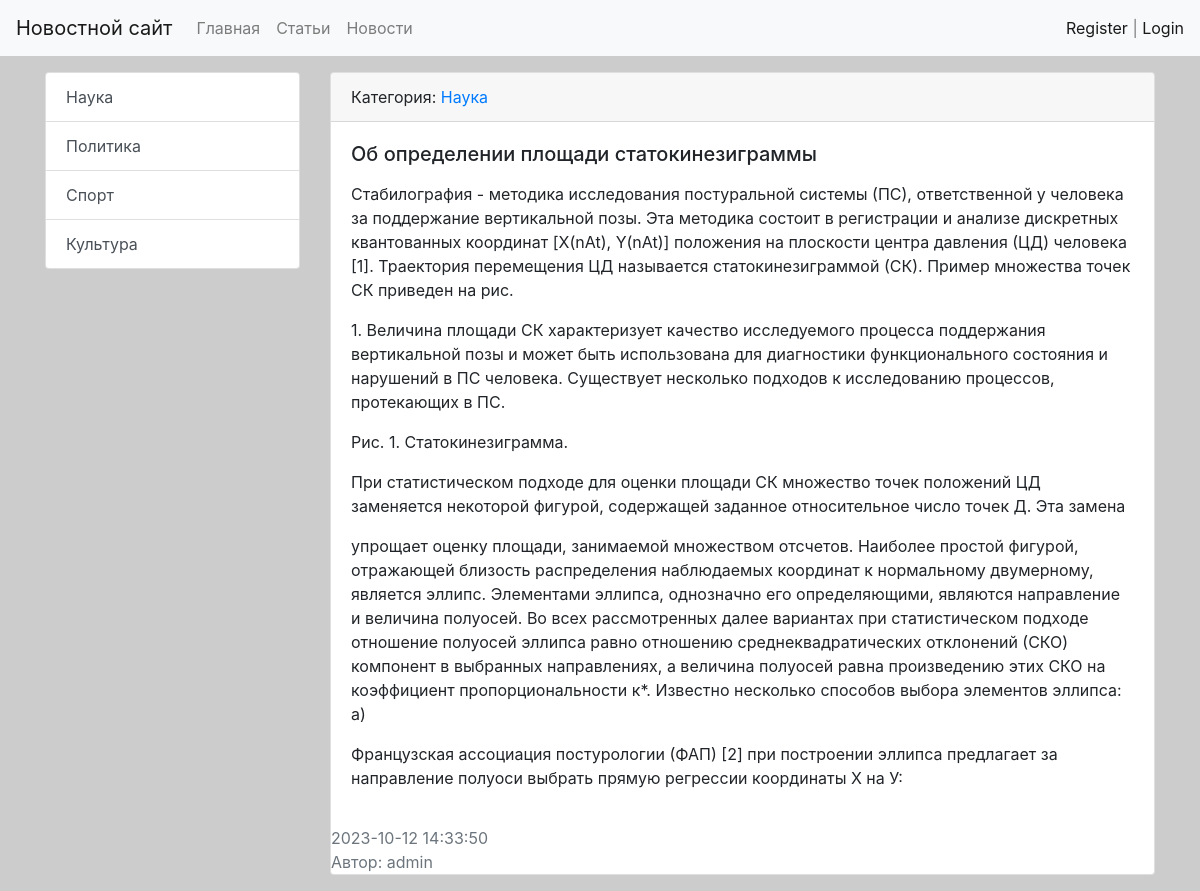
/news/23/, run on the app's committed database.
### news/models.py (models this page shows, shortened)
class Category(models.Model):
    name = models.CharField(max_length=64, unique=True)
    def get_absolute_url(self):
        return reverse('category', kwargs={'category_id': self.pk})
    def __str__(self):
        return self.name.title()

class Post(models.Model):
    NEWS = 'NW'
    ARTICLE = 'AR'
    CATEGORY_CHOICES = [
        (NEWS, 'Новость'),
        (ARTICLE, 'Статья'),
    ]
    author = models.ForeignKey(Author, on_delete=models.CASCADE)
    title = models.CharField(max_length=128)
    type_category = models.CharField(max_length=2, choices=CATEGORY_CHOICES, default=ARTICLE)
    content = models.TextField()
    category = models.ForeignKey(Category, on_delete=models.CASCADE)
    publish = models.DateTimeField(default=timezone.now)
    created = models.DateTimeField(auto_now_add=True)
    updated = models.DateTimeField(auto_now=True)
    rating = models.SmallIntegerField(default=0)
    class Meta:
        ordering = ['-publish']
        indexes = [
            models.Index(fields=['publish'])
        ]

class Author(models.Model):
    author_user = models.OneToOneField(User, on_delete=models.CASCADE)
    author_rating = models.SmallIntegerField(default=0)
    def __str__(self):
        return self.author_user.username

### news/views.py (the view)
# urls.py: path('news/<int:news_id>/', views.PostDetailView.as_view(), name='view_news'),
class PostDetailView(DetailView):
    model = Post
    template_name = 'news/view_news.html'
    context_object_name = 'post'
    pk_url_kwarg = 'news_id'

### news/templatetags/news_tags.py (called while the page is built)
@register.inclusion_tag('news/list_categories.html')
def show_categories():
    categories = Category.objects.all()
    return {'categories': categories}

### news/templates/news/view_news.html (shortened to what this page needs)
{% extends 'base.html' %}
{% block sidebar %}
{% include 'inc/_sidebar.html' %}
{% endblock %}
{% block content %}
<div class="card mb-3">
    <div class="card-header">
        Категория: <a href="{{ post.category.get_absolute_url }}">{{ post.category }}</a>
    </div>
    <div class="card-body">
        <h5 class="card-title">{{ post.title }}</h5>
        <p class="card-text">{{ post.content|safe|linebreaks }}</p>
    </div>
    <div class="class-footer text-muted">
        {{ post.created|date:"Y-m-d H:i:s" }}
        <br>
        Автор: {{ post.author }}
    </div>
</div>
{% endblock %}

### news/templates/news/list_categories.html
<div class="list-group">
  {% for item in categories %}
  <a href="{{ item.get_absolute_url }}" class="list-group-item list-group-item-action">{{ item.name }}</a>
  {% endfor %}
</div>

### static/css/style.css (style rules this page uses)
body { background-color: #ccc; }

### data on the page
Category: name "Наука"
Category: name "Политика"
Category: name "Спорт"
Category: name "Культура"
Post: category "Наука", title "Об определении площади статокинезиграммы", content "Стабилография - методика исследования постуральной системы (ПС), ответственной у человека за поддержание вертикальной позы. Эта методика состоит в регистрации и анализе дискретных квантованных координат [X(nAt), Y(nAt)] положения на плоскости центра давления (ЦД) человека [1]. Траектория перемещения ЦД называется статокинезиграммой (СК). Пример множества точек СК приведен на рис. 1. Величина площади СК характеризует качество исследуемого процесса поддержания вертикальной позы и может быть использована для диагностики функционального состояния и нарушений в ПС человека. Существует несколько подходов к исследованию процессов, протекающих в ПС. Рис. 1. Статокинезиграмма. При статистическом…", created "2023-10-12 14:33:50", author "admin"
